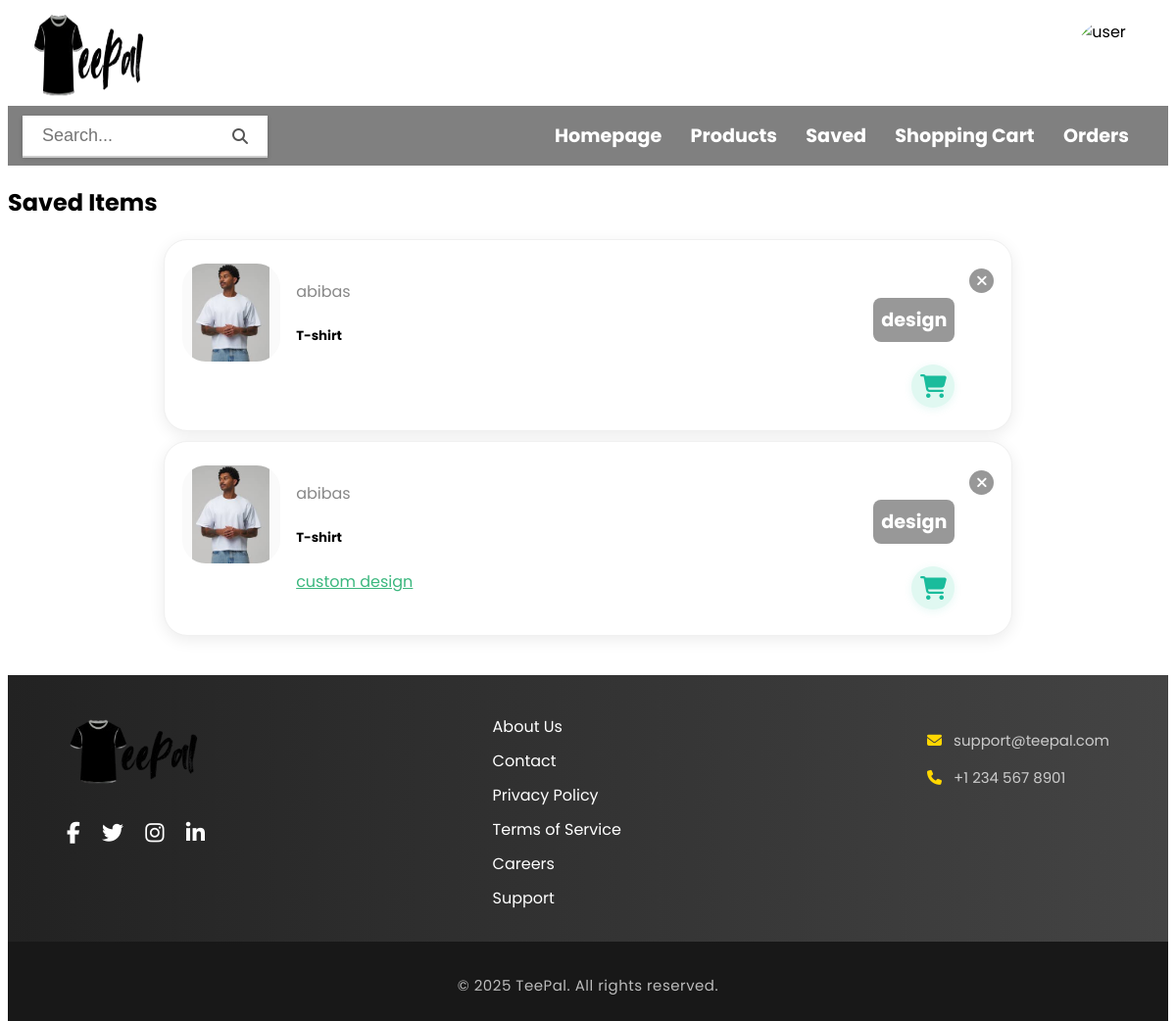
The page /saved_items (signed in) on the database as committed earlier.
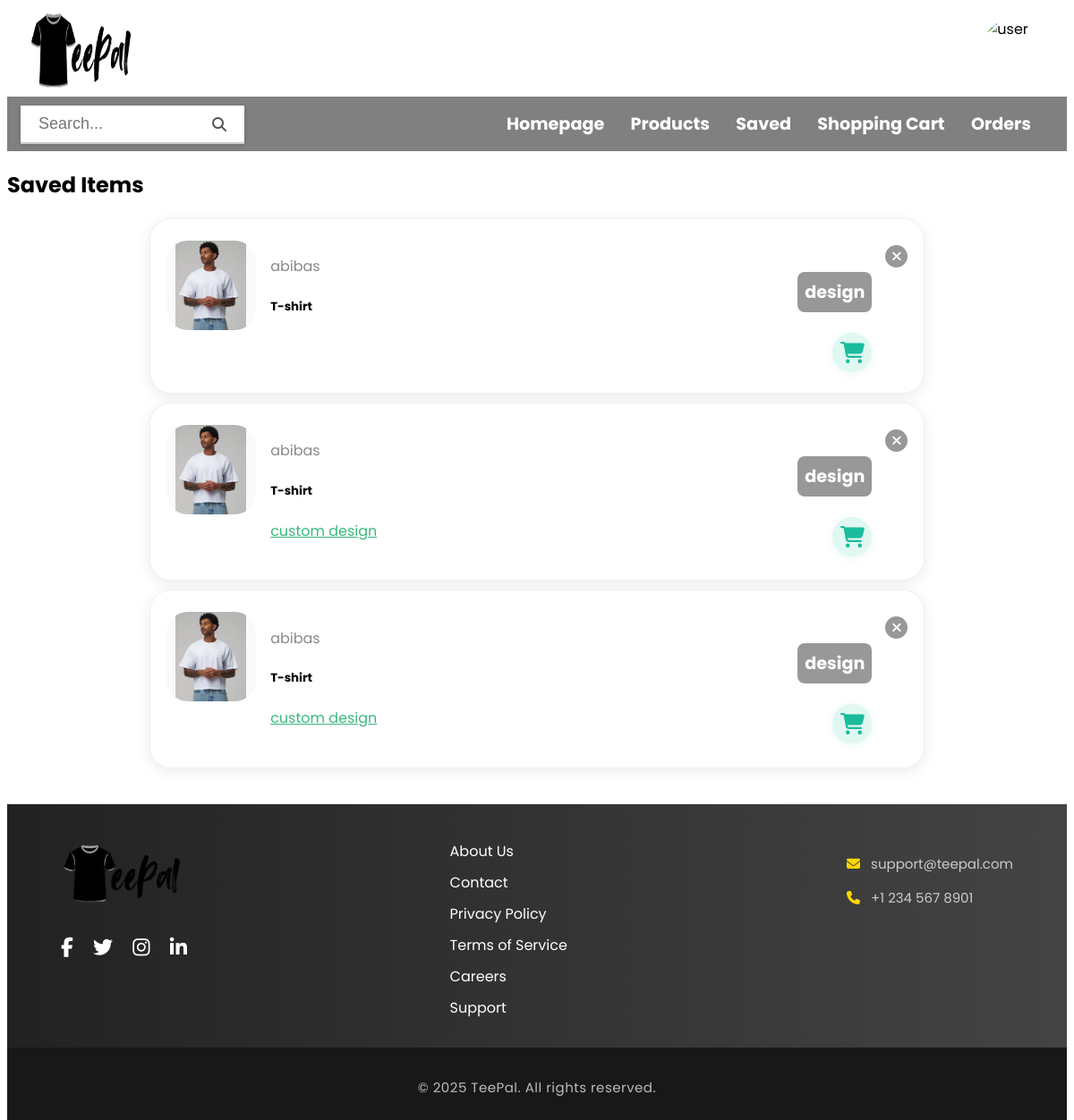
The same page on the database as committed later.
### tables this page shows
CREATE TABLE Products (
    ProductId INTEGER PRIMARY KEY AUTOINCREMENT,
    Item VARCHAR(100) NOT NULL,
    Brand VARCHAR(100),
    Price DECIMAL(10, 2) NOT NULL,
    Image TEXT,
    CreatedAt TIMESTAMP DEFAULT CURRENT_TIMESTAMP
);

CREATE TABLE SavedItems (
    SavedItemId INTEGER PRIMARY KEY AUTOINCREMENT,
    UserId INTEGER,
    ProductId INTEGER,
    SavedAt TIMESTAMP DEFAULT CURRENT_TIMESTAMP, Size TEXT, DesignImage TEXT,
    FOREIGN KEY (UserId) REFERENCES Users(UserId) ON DELETE CASCADE,
    FOREIGN KEY (ProductId) REFERENCES Products(ProductId) ON DELETE CASCADE
);

### app.py (the view)
@app.route('/saved_items')
def saved_items():
    if not session.get('logged_in'):
        return redirect(url_for('login'))
    user_id = session['user_id']
    with get_db_connection() as conn:
        saved_items = conn.execute(
            '''SELECT Products.*, SavedItems.DesignImage FROM SavedItems
               JOIN Products ON SavedItems.ProductId = Products.ProductId
               WHERE SavedItems.UserId = ?''', (user_id,)
        ).fetchall()
    return render_template('saved_items.html', products=saved_items)

### app.py (called while the page is built)
def get_db_connection():
    conn = sqlite3.connect('teepal.db')
    conn.row_factory = sqlite3.Row
    return conn

def clear_session_once():
    if not hasattr(app, 'session_cleared'):
        session.clear()
        app.session_cleared = True

### Templates/saved_items.html (shortened to what this page needs)
{% extends "base.html" %}
{% block content %}
<h2>Saved Items</h2>
<div id="saved_items" class="lists" style="flex:1; display:flex; flex-direction:column; justify-content:center;">
  {% if products|length == 0 %}
    <div class="empty-message" style="text-align:center; color:#888;">
      <i class="fa-solid fa-box-open" style="font-size:2.5rem; margin-bottom:10px;"></i><br>
      no items here yet.<br>
      <a href="{{ url_for('home') }}" class="btn-primary" style="margin-top:18px;">go shopping</a>
    </div>
  {% else %}
    {% for product in products %}
      <div class="sc_1">
        <img src="{{ url_for('static', filename=product.image) }}" alt="{{ product.item }}" width="100">
        <div class="sc_1_middle">
          <span>{{ product.brand }}</span>
          <h5>{{ product.item }}</h5>
          {% if product.DesignImage %}
            <a href="{{ url_for('product', product_id=product.ProductId) }}?design={{ product.DesignImage }}" style="color:#3bb77e; text-decoration:underline; cursor:pointer;">
              custom design
            </a>
          {% endif %}
        </div>
        <div class="sc_1_right">
          <form class="remove-form" action="{{ url_for('remove_saved_item', product_id=product.ProductId) }}" method="POST">
            <button type="submit" title="Remove">
              <i class="fa-solid fa-xmark"></i>
            </button>
          </form>
          <button class="design-btn" onclick="window.location.href='/'">design</button>
          <form class="cart-form" action="{{ url_for('add_to_cart', product_id=product.ProductId) }}" method="POST">
            <button type="submit" class="cart-fab-btn" title="Add to Cart">
              <i class="fa-solid fa-shopping-cart"></i>
            </button>
          </form>
        </div>
      </div>
    {% endfor %}
  {% endif %}
</div>
{% endblock %}

### Templates/base.html (shortened to what this page needs)
<!DOCTYPE html>
<html lang="en">
<head>
    <link rel="stylesheet" href="{{ url_for('static', filename='css/styles.css') }}">
    <link rel="stylesheet" href="https://cdnjs.cloudflare.com/ajax/libs/font-awesome/6.7.2/css/all.min.css" type="text/css">
</head>
<body>
    <header>
        <div class="top_bar">
           <img src="{{ url_for('static', filename='logos/logo.png') }}" alt="logo" class="logo">
            {% if session.get('logged_in') %}
                <img src="{{ url_for('static', filename='users/' ~ session.get('user_image', 'user.jpg')) }}" alt="user" class="user" onclick="toggleMenu()">
            {% endif %}
  </div>
        <nav style="font-family: 'Poppins', sans-serif;">
         <div class="navdiv">
        <form action="{{ url_for('search') }}" method="get" style="margin: 0;">
            <div class="search_bar" style="position: relative;">
                <input type="text" id="searchInput" name="q" placeholder="Search..." autocomplete="off">
                <i class="fa fa-search"></i>
                 <ul id="suggestions" style="position:absolute; top:100%; left:0; right:0; background:white; list-style:none; padding:0; margin:0; border:1px solid #ccc; z-index:1000;"></ul>
            </div>
        </form>
        <div class="nav_buttons">
            <ul>
                <li><a href="{{ url_for('home') }}">Homepage</a></li>
                <li><a href="{{ url_for('product_catalogue') }}">Products</a></li>
                <li><a href="/saved_items">Saved</a></li>
                <li><a href="/shopping_cart">Shopping Cart</a></li>
                <li><a href="/orders">Orders</a></li>
            </ul>
        </div>
    </div>
</nav>
    </header>
    <main style="flex:1; display:flex; flex-direction:column;">
        {% block content %}{% endblock %}
    </main>
   <footer class="site-footer">
        <div class="footer-content">
            <div class="footer-logo-social">
                <img src="{{ url_for('static', filename='logos/logo.png') }}" alt="logo" class="footer-logo">
                <div class="footer-social">
                    <a href="https://facebook.com" target="_blank" aria-label="Facebook"><i class="fab fa-facebook-f"></i></a>
                    <a href="https://twitter.com" target="_blank" aria-label="Twitter"><i class="fab fa-twitter"></i></a>
                    <a href="https://instagram.com" target="_blank" aria-label="Instagram"><i class="fab fa-instagram"></i></a>
                    <a href="https://linkedin.com" target="_blank" aria-label="LinkedIn"><i class="fab fa-linkedin-in"></i></a>
                </div>
            </div>
            <div class="footer-links">
                <a href="#">About Us</a>
                <a href="#">Contact</a>
                <a href="#">Privacy Policy</a>
                <a href="#">Terms of Service</a>
                <a href="#">Careers</a>
                <a href="#">Support</a>
            </div>
            <div class="footer-contact">
                <p><i class="fas fa-envelope"></i> support@teepal.com</p>
                <p><i class="fas fa-phone"></i> +1 234 567 8901</p>
            </div>
        </div>
        <div class="footer-bottom">
            <p>&copy; 2025 TeePal. All rights reserved.</p>
        </div>
    </footer>
</body>
</html>

Rows that differ between the two databases and show on the page:
added SavedItems: Image (picture), brand "abibas", item "T-shirt"
